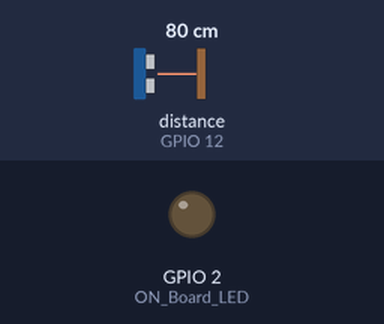
A sketch run on a simulated ESP8266 (NodeMCU). Shown: output pins drawn as LEDs (lit = HIGH). Wiring (inferred from the names in the program): ultrasonic range finder: trigger GPIO 14; echo GPIO 12. Inputs (shaded band) come from the test bench; at power-on: distance to the obstacle (sensor on GPIO 12) 80 cm. The echo pulse lasts 58.3 µs per cm; WiFi joins after 1.5 s; servers stay silent unless stated; pins used as bus, display or sensor lines are not drawn; what the sketch prints to the serial monitor is not drawn.

Above: at 0.0 s.
At 1.8 s:
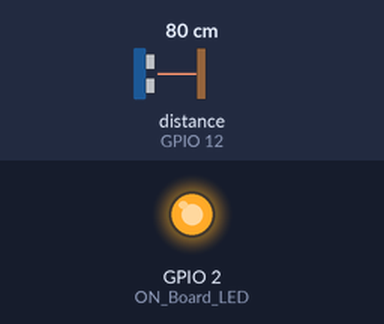
Timing chart, 0 to 3.3 s (numbered marks = the images above):
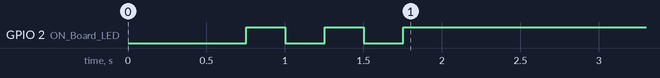

The sketch:

ultrasonic8266.ino
```cpp
#include <ESP8266WiFi.h>
#include <FirebaseArduino.h>
#include <ArduinoJson.h>
#include <ESP8266HTTPClient.h>

#define FIREBASE_HOST "water-monitor-8a78b.firebaseio.com" //--> URL address of your Firebase Realtime Database.
#define FIREBASE_AUTH "MiXOMtq5vkFBtj6e1QF2AZGPhsS8kIDgMxXL4XxW" //--> Your firebase database secret code.
#define ON_Board_LED 2
const char* ssid = "test";
const char* password = "goPOWER1";
const int trigPin = 14;
const int echoPin = 12;
long duration;
int distance;

void setup() {

  Serial.begin(115200);
  pinMode(trigPin, OUTPUT);
pinMode(echoPin, INPUT);
  delay(500);

  WiFi.begin(ssid, password);
  Serial.println("Connecting");

  pinMode(ON_Board_LED,OUTPUT);
  digitalWrite(ON_Board_LED, HIGH);

  Serial.print("Connecting");
  while (WiFi.status() != WL_CONNECTED) {
    Serial.print(".");
    digitalWrite(ON_Board_LED, LOW);
    delay(250);
    digitalWrite(ON_Board_LED, HIGH);
    delay(250);
    //----------------------------------------
  }
  //----------------------------------------
  digitalWrite(ON_Board_LED, HIGH);
  Serial.println("");
  Serial.print("Successfully connected to : ");
  Serial.println(ssid);
  Serial.print("IP address: ");
  Serial.println(WiFi.localIP());
  Serial.println();

  Firebase.begin(FIREBASE_HOST, FIREBASE_AUTH);
}

void loop() {


  digitalWrite(trigPin, LOW);
  delayMicroseconds(2);
  digitalWrite(trigPin, HIGH);
  delayMicroseconds(10);
  digitalWrite(trigPin, LOW);
  duration = pulseIn(echoPin, HIGH);

  distance= (duration*0.034/2)+3;
  Serial.print("Distance: ");
  Serial.println(distance);


  Firebase.setInt("/Distance",distance);

  if (Firebase.failed()) {
      Serial.print("Setting /Value failed :");
      Serial.println(Firebase.error());
      delay(500);
      return;
  }

  Serial.println("Setting successful");
  Serial.println();

  //----------------------------------------Command or code to get data from Firebase Realtime Database.
  /*
  Serial.print("Value : ");
  Serial.println(Firebase.getString("RandomVal/Value")); //--> Command or code to get data (String data type) from Firebase Realtime Database.

  // Conditions for handling errors.
  if (Firebase.failed()) {
      Serial.print("Getting /Value failed :");
      Serial.println(Firebase.error());
      delay(500);
      return;
  }

  //----------------------------------------
  */
  delay(1000);

}
```
